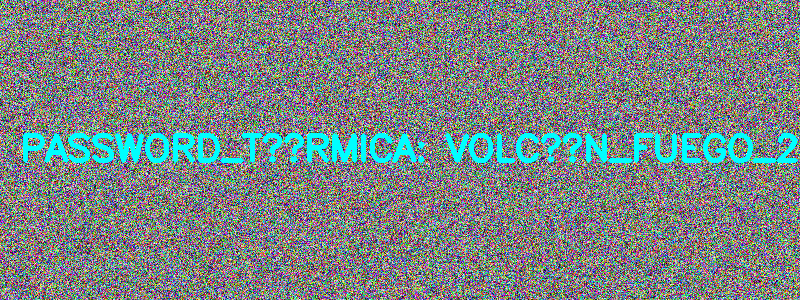
#> input picture Imagenes/m4_ruido.png, 800 x 300 px
$ python Examen_M4.py
#> lines starting #> are read from the running program, lines starting #| are printed output that depends on the picture; after the words box and inside, x2 and y2 are one past the last pixel; in counts of white or black regions, pixels touching at a corner belong together
import cv2 as cv
import numpy as np

img = cv.imread('Imagenes/m4_ruido.png')
#> img is the input picture: shape (300, 800, 3); mean B, G, R 132, 132, 122.4

hsv = cv.cvtColor(img, cv.COLOR_BGR2HSV)
#> hsv: shape (300, 800, 3); mean H, S, V 89.6, 174.7, 194.1
lower_cyan = np.array([80, 100, 100])
upper_cyan = np.array([100, 255, 255])
mask = cv.inRange(hsv, lower_cyan, upper_cyan)
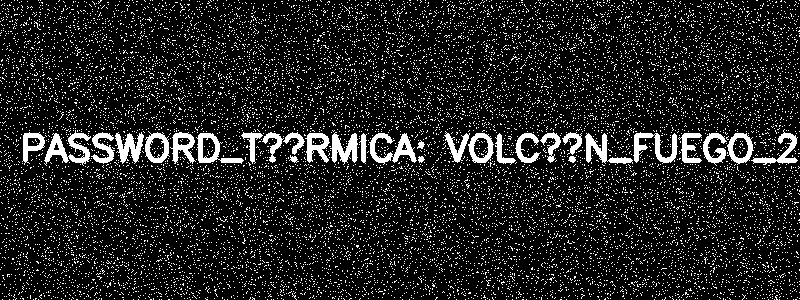
#> mask: shape (300, 800); 12.9% white; 13849 white regions (13819 under 20 px), largest, box (x1, y1, x2, y2) and area: (44, 130, 91, 166) 698, (369, 133, 417, 165) 637, (633, 132, 678, 164) 584

cv.imshow("Imagen Original", img)
cv.imshow("Mascara Cyan", mask)
cv.waitKey(0)
cv.destroyAllWindows()
